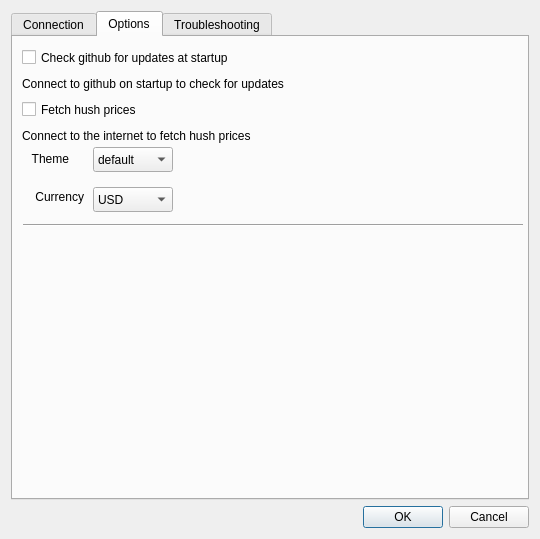
<?xml version="1.0" encoding="UTF-8"?>
<ui version="4.0">
 <class>Settings</class>
 <widget class="QDialog" name="Settings">
  <property name="geometry">
   <rect>
    <x>0</x>
    <y>0</y>
    <width>540</width>
    <height>539</height>
   </rect>
  </property>
  <property name="minimumSize">
   <size>
    <width>540</width>
    <height>500</height>
   </size>
  </property>
  <property name="windowTitle">
   <string>Settings</string>
  </property>
  <property name="modal">
   <bool>true</bool>
  </property>
  <layout class="QVBoxLayout" name="verticalLayout">
   <item>
    <widget class="QTabWidget" name="tabWidget">
     <property name="currentIndex">
      <number>1</number>
     </property>
     <widget class="QWidget" name="tab">
      <attribute name="title">
       <string>Connection</string>
      </attribute>
      <layout class="QVBoxLayout" name="verticalLayout_3">
       <item>
        <widget class="QLabel" name="confMsg">
         <property name="text">
          <string notr="true">&lt;html&gt;&lt;head/&gt;&lt;body&gt;&lt;p&gt;&lt;br/&gt;&lt;/p&gt;&lt;/body&gt;&lt;/html&gt;</string>
         </property>
         <property name="textInteractionFlags">
          <set>Qt::LinksAccessibleByMouse|Qt::TextSelectableByMouse</set>
         </property>
        </widget>
       </item>
       <item>
        <widget class="QLabel" name="label">
         <property name="minimumSize">
          <size>
           <width>60</width>
           <height>0</height>
          </size>
         </property>
         <property name="text">
          <string>Server</string>
         </property>
        </widget>
       </item>
       <item>
        <widget class="QLineEdit" name="txtServer">
         <property name="placeholderText">
          <string/>
         </property>
        </widget>
       </item>
       <item>
        <layout class="QVBoxLayout" name="verticalLayout_2"/>
       </item>
       <item>
        <spacer name="verticalSpacer">
         <property name="orientation">
          <enum>Qt::Vertical</enum>
         </property>
         <property name="sizeHint" stdset="0">
          <size>
           <width>20</width>
           <height>40</height>
          </size>
         </property>
        </spacer>
       </item>
      </layout>
     </widget>
     <widget class="QWidget" name="tab_2">
      <attribute name="title">
       <string>Options</string>
      </attribute>
      <widget class="QComboBox" name="comboBoxTheme">
       <property name="geometry">
        <rect>
         <x>80</x>
         <y>110</y>
         <width>80</width>
         <height>25</height>
        </rect>
       </property>
       <property name="sizePolicy">
        <sizepolicy hsizetype="MinimumExpanding" vsizetype="Fixed">
         <horstretch>0</horstretch>
         <verstretch>0</verstretch>
        </sizepolicy>
       </property>
       <item>
        <property name="text">
         <string>default</string>
        </property>
       </item>
       <item>
        <property name="text">
         <string>blue</string>
        </property>
       </item>
       <item>
        <property name="text">
         <string>light</string>
        </property>
       </item>
       <item>
        <property name="text">
         <string>dark</string>
        </property>
       </item>
      </widget>
      <widget class="QCheckBox" name="chkFetchPrices">
       <property name="geometry">
        <rect>
         <x>9</x>
         <y>61</y>
         <width>184</width>
         <height>23</height>
        </rect>
       </property>
       <property name="text">
        <string>Fetch hush prices</string>
       </property>
      </widget>
      <widget class="QCheckBox" name="chkCheckUpdates">
       <property name="geometry">
        <rect>
         <x>9</x>
         <y>9</y>
         <width>267</width>
         <height>23</height>
        </rect>
       </property>
       <property name="text">
        <string>Check github for updates at startup</string>
       </property>
      </widget>
      <widget class="QLabel" name="label_8">
       <property name="geometry">
        <rect>
         <x>9</x>
         <y>38</y>
         <width>340</width>
         <height>17</height>
        </rect>
       </property>
       <property name="text">
        <string>Connect to github on startup to check for updates</string>
       </property>
      </widget>
      <widget class="QLabel" name="label_20">
       <property name="geometry">
        <rect>
         <x>9</x>
         <y>113</y>
         <width>47</width>
         <height>17</height>
        </rect>
       </property>
       <property name="sizePolicy">
        <sizepolicy hsizetype="Preferred" vsizetype="Preferred">
         <horstretch>0</horstretch>
         <verstretch>0</verstretch>
        </sizepolicy>
       </property>
       <property name="text">
        <string>Theme</string>
       </property>
       <property name="alignment">
        <set>Qt::AlignRight|Qt::AlignTrailing|Qt::AlignVCenter</set>
       </property>
      </widget>
      <widget class="Line" name="line_2">
       <property name="geometry">
        <rect>
         <x>10</x>
         <y>180</y>
         <width>500</width>
         <height>16</height>
        </rect>
       </property>
       <property name="sizePolicy">
        <sizepolicy hsizetype="Minimum" vsizetype="Fixed">
         <horstretch>0</horstretch>
         <verstretch>0</verstretch>
        </sizepolicy>
       </property>
       <property name="orientation">
        <enum>Qt::Horizontal</enum>
       </property>
      </widget>
      <widget class="QLabel" name="label_10">
       <property name="geometry">
        <rect>
         <x>9</x>
         <y>90</y>
         <width>297</width>
         <height>17</height>
        </rect>
       </property>
       <property name="text">
        <string>Connect to the internet to fetch hush prices</string>
       </property>
      </widget>
      <widget class="QLabel" name="label_21">
       <property name="geometry">
        <rect>
         <x>10</x>
         <y>150</y>
         <width>61</width>
         <height>20</height>
        </rect>
       </property>
       <property name="sizePolicy">
        <sizepolicy hsizetype="Preferred" vsizetype="Preferred">
         <horstretch>0</horstretch>
         <verstretch>0</verstretch>
        </sizepolicy>
       </property>
       <property name="text">
        <string>Currency</string>
       </property>
       <property name="alignment">
        <set>Qt::AlignRight|Qt::AlignTrailing|Qt::AlignVCenter</set>
       </property>
      </widget>
      <widget class="QComboBox" name="comboBoxCurrency">
       <property name="geometry">
        <rect>
         <x>80</x>
         <y>150</y>
         <width>80</width>
         <height>25</height>
        </rect>
       </property>
       <property name="sizePolicy">
        <sizepolicy hsizetype="MinimumExpanding" vsizetype="Fixed">
         <horstretch>0</horstretch>
         <verstretch>0</verstretch>
        </sizepolicy>
       </property>
       <item>
        <property name="text">
         <string>USD</string>
        </property>
       </item>
       <item>
        <property name="text">
         <string>EUR</string>
        </property>
       </item>
       <item>
        <property name="text">
         <string>BTC</string>
        </property>
       </item>
      </widget>
     </widget>
     <widget class="QWidget" name="tab_3">
      <attribute name="title">
       <string>Troubleshooting</string>
      </attribute>
      <layout class="QGridLayout" name="gridLayout_2">
       <item row="5" column="0">
        <spacer name="verticalSpacer_3">
         <property name="orientation">
          <enum>Qt::Vertical</enum>
         </property>
         <property name="sizeHint" stdset="0">
          <size>
           <width>20</width>
           <height>40</height>
          </size>
         </property>
        </spacer>
       </item>
       <item row="2" column="0">
        <widget class="Line" name="line_3">
         <property name="orientation">
          <enum>Qt::Horizontal</enum>
         </property>
        </widget>
       </item>
       <item row="1" column="0">
        <widget class="QLabel" name="label_9">
         <property name="text">
          <string>Rescan the blockchain for any missing wallet transactions and to correct your wallet balance. This may take several hours. You need to restart hushWallet for this to take effect</string>
         </property>
         <property name="wordWrap">
          <bool>true</bool>
         </property>
        </widget>
       </item>
       <item row="0" column="0">
        <widget class="QCheckBox" name="chkRescan">
         <property name="text">
          <string>Rescan</string>
         </property>
        </widget>
       </item>
      </layout>
     </widget>
    </widget>
   </item>
   <item>
    <widget class="QDialogButtonBox" name="buttonBox">
     <property name="orientation">
      <enum>Qt::Horizontal</enum>
     </property>
     <property name="standardButtons">
      <set>QDialogButtonBox::Cancel|QDialogButtonBox::Ok</set>
     </property>
    </widget>
   </item>
  </layout>
 </widget>
 <resources/>
 <connections>
  <connection>
   <sender>buttonBox</sender>
   <signal>accepted()</signal>
   <receiver>Settings</receiver>
   <slot>accept()</slot>
   <hints>
    <hint type="sourcelabel">
     <x>248</x>
     <y>254</y>
    </hint>
    <hint type="destinationlabel">
     <x>157</x>
     <y>274</y>
    </hint>
   </hints>
  </connection>
  <connection>
   <sender>buttonBox</sender>
   <signal>rejected()</signal>
   <receiver>Settings</receiver>
   <slot>reject()</slot>
   <hints>
    <hint type="sourcelabel">
     <x>316</x>
     <y>260</y>
    </hint>
    <hint type="destinationlabel">
     <x>286</x>
     <y>274</y>
    </hint>
   </hints>
  </connection>
 </connections>
</ui>
